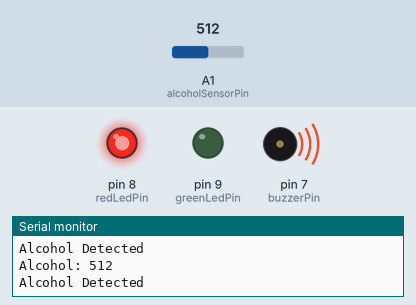
Bench run of a sketch on a simulated Arduino Uno, built with avr-gcc and run on an emulated ATmega328P. Parts: output pins drawn as LEDs (lit = HIGH), buzzer (waves = sounding, pin HIGH), the last lines printed to the serial monitor. Inputs (shaded band) come from the test bench; at power-on: A1 (alcoholSensorPin) = 512.

Above: at 1.8 s.
1.9 s: A1 (alcoholSensorPin) set to 493
At 3.1 s:
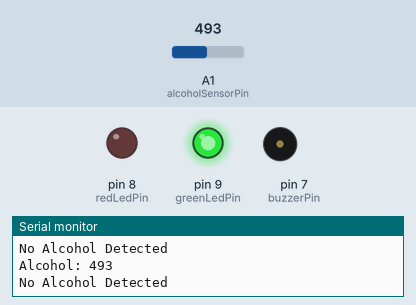
3.5 s: A1 (alcoholSensorPin) set to 510
At 4.6 s:
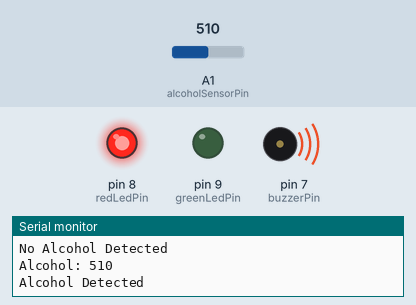
5.5 s: A1 (alcoholSensorPin) set to 490
At 7.4 s:
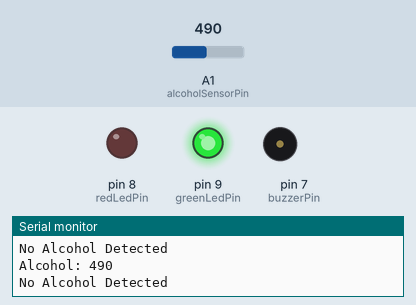
Timing chart, 0 to 8.9 s (numbered marks = the images above; inputs shaded):
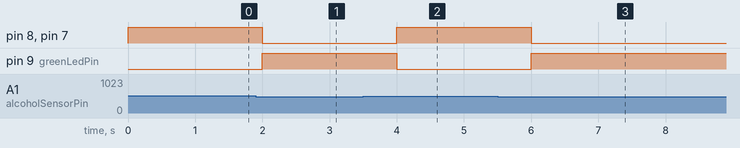

Measured:
- the behaviour switches between 501 and 500 on A1 (alcoholSensorPin) (found by bisection; images 0 and 1)
- after the input at 1.9 s, pin 8 (redLedPin), pin 7 (buzzerPin): HIGH → LOW after 0.10 s; pin 9 (greenLedPin): LOW → HIGH after 0.10 s
- after the input at 3.5 s, pin 8 (redLedPin), pin 7 (buzzerPin): LOW → HIGH after 0.50 s; pin 9 (greenLedPin): HIGH → LOW after 0.50 s
- after the input at 5.5 s, pin 8 (redLedPin), pin 7 (buzzerPin): HIGH → LOW after 0.50 s; pin 9 (greenLedPin): LOW → HIGH after 0.50 s

The sketch:

alcohol-detector.ino
```cpp
const int alcoholSensorPin = A1;
const int buzzerPin = 7;
const int redLedPin = 8;
const int greenLedPin = 9;

const int thresholdValue = 500;
void setup() {
  Serial.begin(9600);

  pinMode(alcoholSensorPin, INPUT);
  pinMode(buzzerPin, OUTPUT);
  pinMode(redLedPin, OUTPUT);
  pinMode(greenLedPin, OUTPUT);
}

void loop() {
  int alcoholValue = analogRead(alcoholSensorPin);

  Serial.print("Alcohol: ");
  Serial.println(alcoholValue);

  if (alcoholValue > thresholdValue) {
    digitalWrite(buzzerPin, HIGH);
    digitalWrite(redLedPin, HIGH);
    digitalWrite(greenLedPin, LOW);

    // Output status on Serial Monitor
    Serial.println("Alcohol Detected");
  } else {
    digitalWrite(buzzerPin, LOW);
    digitalWrite(redLedPin, LOW);
    digitalWrite(greenLedPin, HIGH);

    // Output status on Serial Monitor
    Serial.println("No Alcohol Detected");
  }

  delay(1000);
}
```
